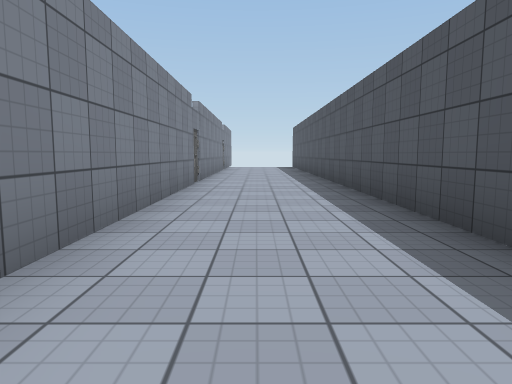
view 1 (above)

23 first-person views from a walk through a Unity game level. The camera is 1.2 m above the floor, tilts 6° down and sees 70° across. The floor is counted in squares, 2 m on a side. Each view is taken from the middle of a square. On the plan, view 1 faces up. The plan holds only what a view shows up to about 10 squares ahead; the rest is blank. The place goes on beyond the plan. The player is left out. Surface patterns are stand-ins for the level's own textures.

view 2
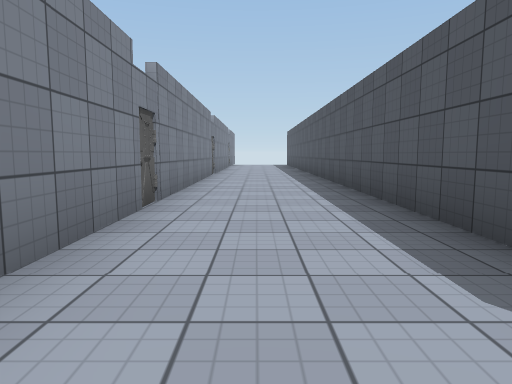

view 3
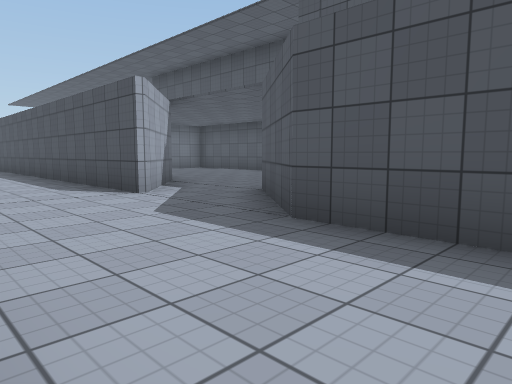

view 4
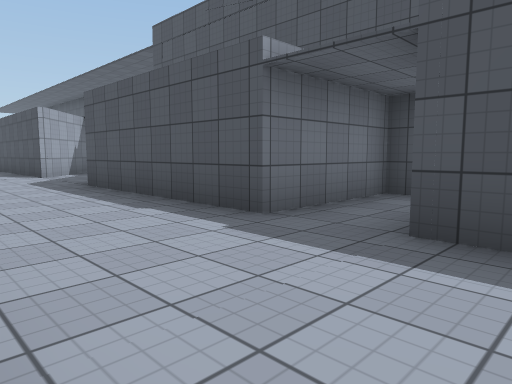

view 5
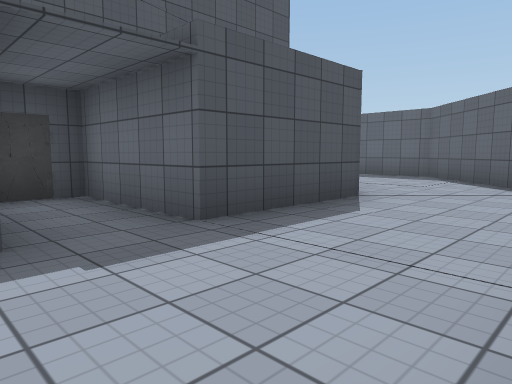

view 6
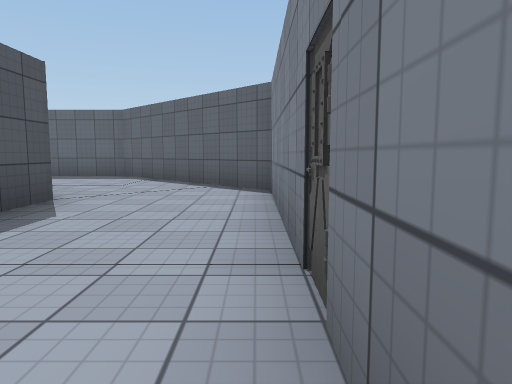

view 7
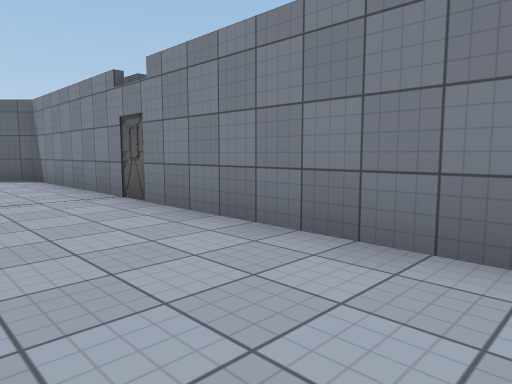

view 8
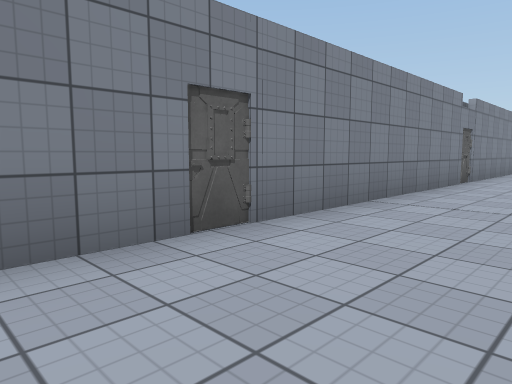

view 9
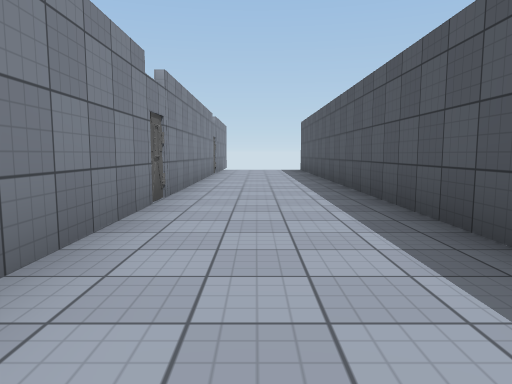

view 10
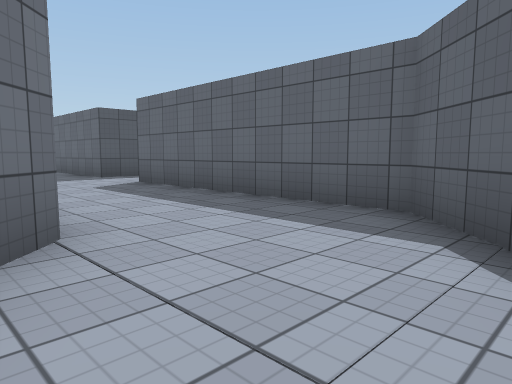

view 11
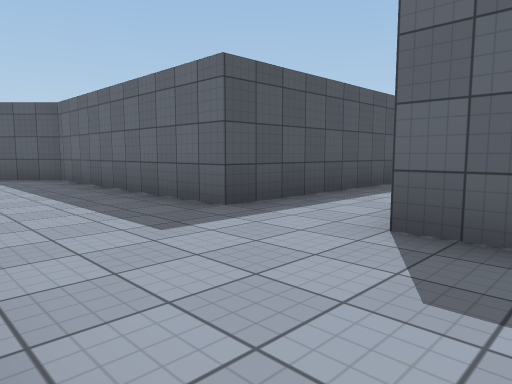

view 12
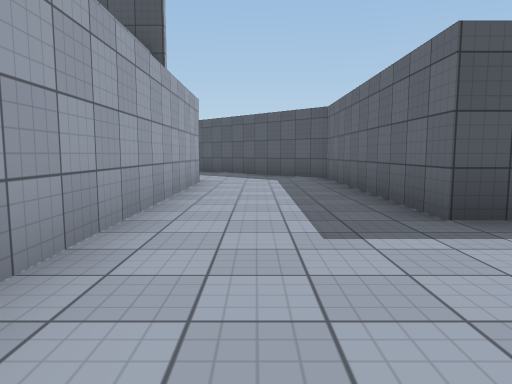

view 13
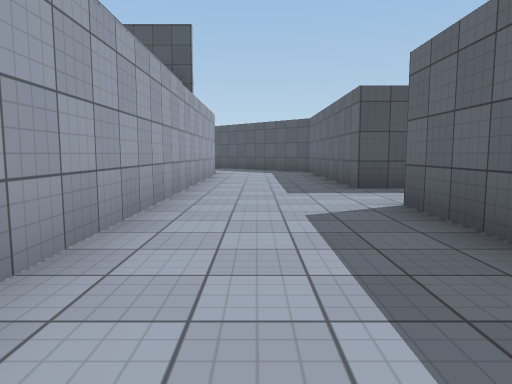

view 14
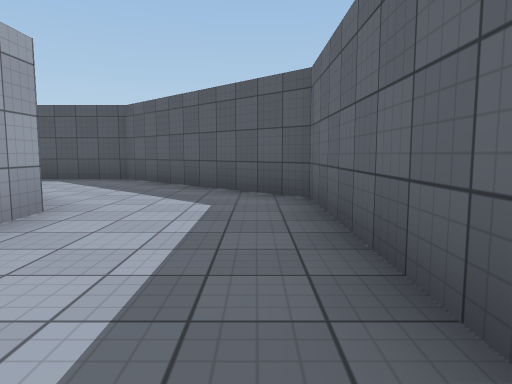

view 15
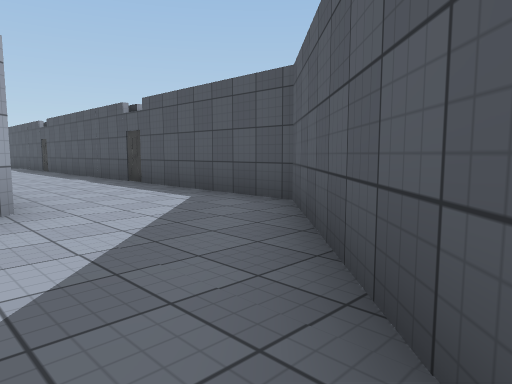

view 16
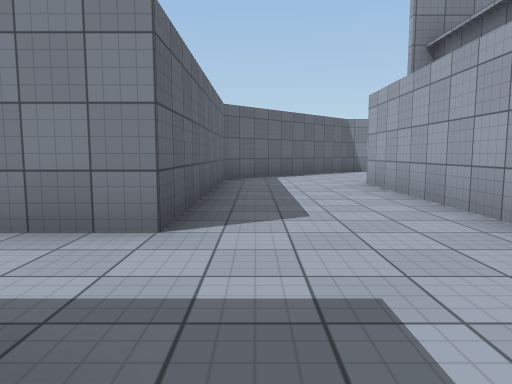

view 17
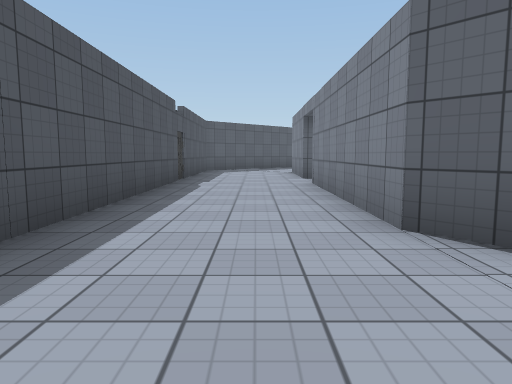

view 18
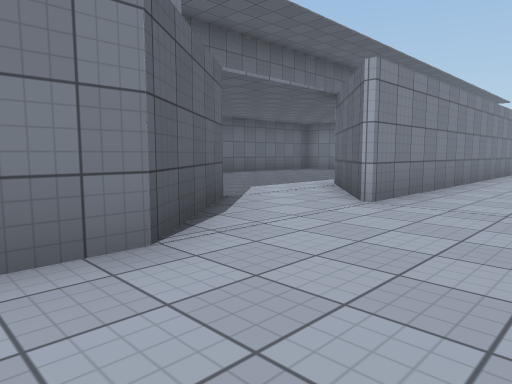

view 19
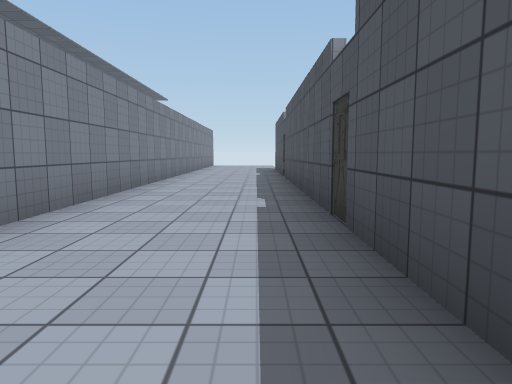

view 20
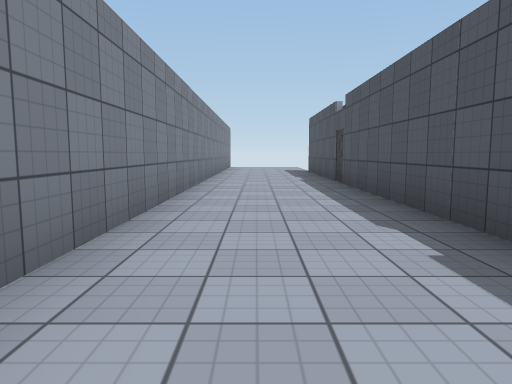

view 21
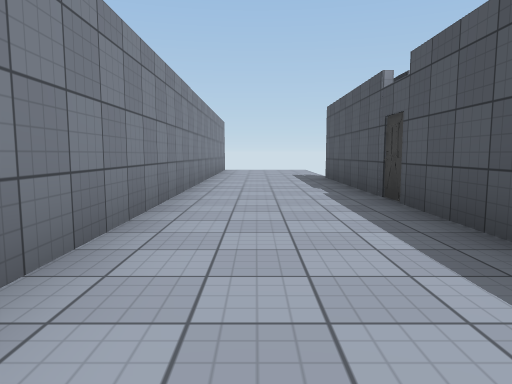

view 22
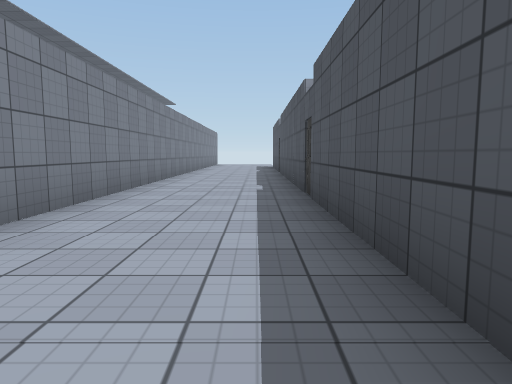

view 23
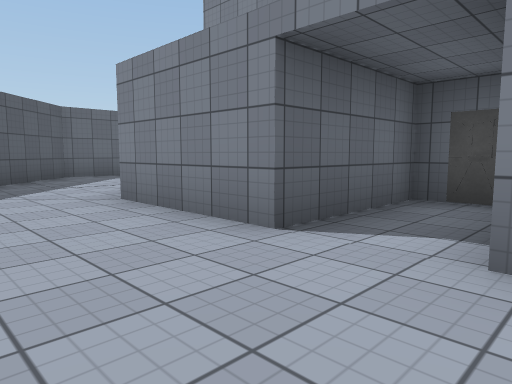

### Floor plan
Points are (right, up) in squares from view 1. A wall is a line through its corners. A room is listed if a view was taken in it or the views show most of it. See-through windows are left out.
Room 1 (views 1, 2, 3, 4, 5, 6, 7, 8, 9, 10)
walls: (3.3, -1.1) (1.6, -3) (1.6, 10.5); (1.6, -14.8) (1.6, -11.9) (4.4, -11.9) (4.4, -10.5) (1.6, -10.5) (1.6, -5.8) (3.4, -3.7); (-1.2, 10.5) (-1.2, -16) (2.5, -19.7)
ways out: opening at (2, -18) to room 2
Room 2 (views 11, 12, 13, 14, 15, 16)
walls: (10.3, -22.5) (10.3, -19.7) (16, -19.7) (16.8, -18.8); (14.8, -16.8) (3.7, -16.8) (3.3, -16.4); (2.5, -19.7) (8.3, -19.7) (8.3, -21)
ways out: opening at (2, -18) to room 1; opening at (16.5, -17.5) to room 3
Room 3 (views 17, 18, 19, 20, 21, 22, 23)
walls: (19.7, -3) (19.7, 10.5); (15.1, -3.8) (16.9, -5.8) (16.9, -10.5); (14.1, -11) (14.1, -11.9) (16.9, -11.9) (16.9, -14.8); (16.9, 10.5) (16.9, -3) (16.1, -2.1); (16.8, -18.8) (19.7, -15.9) (19.7, -5.4)
ways out: opening at (16.5, -17.5) to room 2; opening at (15, -3)

Positions as (right, up) in squares from view 1, and headings:
1: (0, 0), facing up
2: (0, -3), facing up
3: (-1, -8), facing up-right
4: (-1, -13), facing up-right
5: (-1, -10), facing down-right
6: (-1, -10), facing down
7: (1, -7), facing down-left
8: (1, -7), facing up-left
9: (0, 3), facing up
10: (1, -16), facing down-right
11: (7, -17), facing down-right
12: (7, -18), facing right
13: (4, -18), facing right
14: (11, -19), facing right
15: (16, -19), facing up-right
16: (11, -19), facing left
17: (18, -3), facing down
18: (19, -7), facing up-left
19: (19, -2), facing up
20: (18, 0), facing up
21: (18, 3), facing up
22: (19, -4), facing up
23: (19, -10), facing down-left
